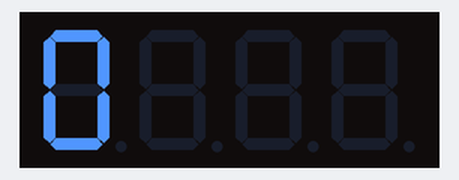
A program run on a simulated Raspberry Pi (BCM pin numbers). On the bench: 4-digit seven-segment display. The segment pins are drawn as the display they are named for.

Above: at 0.3 s.
At 1.32 s:
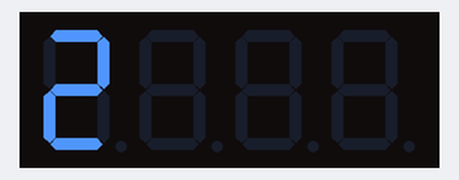
At 2.1 s:
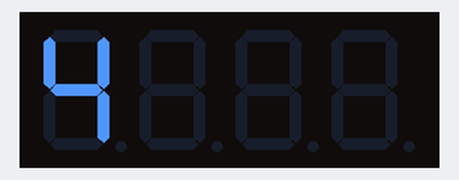
At 3.6 s:
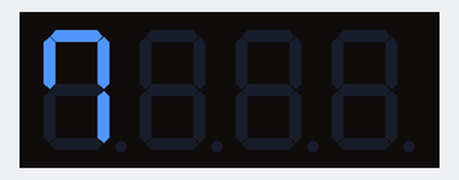
At 4.8 s:
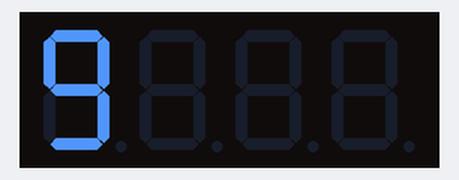

The program:

fnd02.py
```python
import RPi.GPIO as GPIO
import time

#0~9까지 1byte hex값
fndDatas = [0x3f, 0x06, 0x5b, 0x4f, 0x66, 0x6d, 0x7d, 0x27, 0x7f, 0x6f]
fndSegs = [26, 13, 16, 20, 21, 19, 12] #a~g led pin
fndSels = [25, 27, 22, 6] #fnd 선택pin

GPIO.setmode(GPIO.BCM)
for fndSeg in fndSegs:
    GPIO.setup(fndSeg, GPIO.OUT)
    GPIO.output(fndSeg, 0)

for fndSel in fndSels:
    GPIO.setup(fndSel, GPIO.OUT)
    GPIO.output(fndSel, 1)

def fndOut(data): #하나의 숫자형태를 만드는 함수
    for i in range(0,7):
        GPIO.output(fndSegs[i], fndDatas[data] & (0x01 << i))

try:
    while True:
        for i in range(0, 1):
            GPIO.output(fndSels[i], 0)  #fnd 선택
            #GPIO.output(13, 1)
            #GPIO.output(16, 1)
            for j in range(0, 10):
                fndOut(j)
                time.sleep(0.5)
except KeyboardInterrupt:
    GPIO.cleanup()
```

Measured:
- by itself, everything shown: repeats every 5.0 s, in 10 steps
- what the display in image 0 shows lasts 0.4 s, from 0.1 s to 0.5 s
